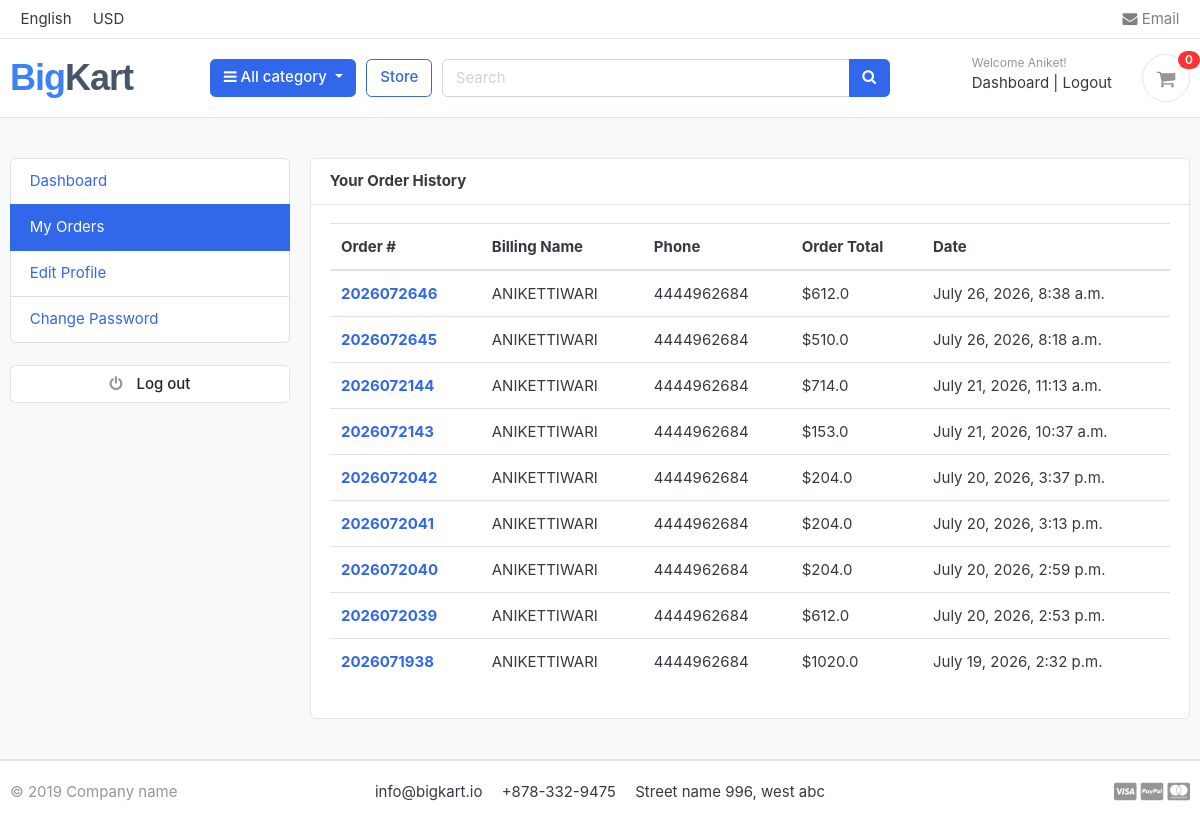
The page /accounts/my_orders/ (signed in) on the database its author committed.
### accounts/models.py (models this page shows, shortened)
class Account(AbstractBaseUser):
    first_name = models.CharField(max_length=50)
    last_name = models.CharField(max_length=50)
    username = models.CharField(max_length=50, unique=True)
    email = models.EmailField(max_length=100, unique=True)
    phone_number = models.CharField(max_length=50)
    date_joined = models.DateTimeField(auto_now_add=True)
    last_login = models.DateTimeField(auto_now_add=True)
    is_admin = models.BooleanField(default=False)
    is_active = models.BooleanField(default=False)
    is_staff = models.BooleanField(default=False)
    is_superadmin = models.BooleanField(default=False)
    USERNAME_FIELD = 'email'
    REQUIRED_FIELDS = ['username','first_name','last_name']
    objects = MyAccountManager()

### orders/models.py (models this page shows, shortened)
class Order(models.Model):
    STATUS = (
              ('New','New'),
              ('Accepted','Accepted'),
              ('Completed','Completed'),
              ('Canceled','Canceled'),
              )
    user = models.ForeignKey(Account, on_delete=models.SET_NULL,null=True)
    payment = models.ForeignKey(Payment, on_delete=models.SET_NULL, blank=True, null=True)
    order_number = models.CharField(max_length=20)
    first_name = models.CharField(max_length=50)
    last_name = models.CharField(max_length=50)
    phone = models.CharField(max_length=15)
    email = models.EmailField(max_length=50)
    address_line1 = models.CharField(max_length=50)
    address_line2 = models.CharField(max_length=50, blank=True)
    country = models.CharField(max_length=50)
    state = models.CharField(max_length=50)
    city = models.CharField(max_length=50)
    order_note = models.CharField(max_length=100, blank=True)
    order_total = models.FloatField()
    tax = models.FloatField()
    status = models.CharField(max_length=10, choices=STATUS, default='New')
    ip = models.CharField(max_length=20, blank=True)
    is_ordered = models.BooleanField(default=False)
    created_at = models.DateTimeField(auto_now_add=True)
    updated_at = models.DateTimeField(auto_now=True)
    def full_name(self):
        return f'{self.first_name}{self.last_name}'

### accounts/views.py (the view)
# urls.py: path('my_orders/', views.my_orders, name='my_orders'),
@login_required(login_url='login')
def my_orders(request):
    orders = Order.objects.filter(user=request.user, is_ordered=True).order_by('-created_at')
    context ={
        'orders':orders,
    }
    return render(request, 'accounts/my_orders.html', context)

### carts/context_processors.py (called while the page is built)
def counter(request):
    cart_count=0
    if 'admin' in request.path:
        return {}
    else:
        try:
            cart = Cart.objects.filter(cart_id=_cart_id(request))
            if request.user.is_authenticated:
                cart_items = CartItem.objects.all().filter(user= request.user)
            else:
                cart_items = CartItem.objects.all().filter(cart=cart[:1])
            for i in cart_items:
                cart_count +=i.quantity
        except Cart.DoesNotExist:
            cart_count=0
    return dict(cart_count=cart_count)

### carts/views.py (called while the page is built)
def _cart_id(request):
    cart = request.session.session_key
    if not cart:
        cart = request.session.create()
    return cart

### category/context_processors.py (called while the page is built)
def menu_links(request):
    links = Category.objects.all()
    return dict(links=links)

### category/models.py (called while the page is built)
    def get_url(self):
        return reverse('product_by_detail', args=[self.slug])

### orders/context_processors.py (called while the page is built)
def paypal_client_id(request):
    return {
        'paypal_client_id':settings.PAYPAL_CLIENT_ID
    }

### templates/accounts/my_orders.html
{% extends 'base.html' %}
{% block content %}
<section class="section-conten padding-y bg">
<div class="container">
	<div class="row">
{% include 'includes/dashboard_sidebar.html' %}
	<main class="col-md-9">
		<article class="card">
		<header class="card-header">
			<strong class="d-inline-block mr-3">Your Order History</strong>
		</header>
		<div class="card-body">
			<div class="row">
				<div class="col-md-12">
					<table class="table table-hover">
							<thead>
								<tr>
									<th scope="col">Order #</th>
									<th scope="col">Billing Name</th>
									<th scope="col">Phone</th>
									<th scope="col">Order Total</th>
									<th scope="col">Date</th>
								</tr>
							</thead>
							<tbody>
								{% for order in orders %}
								<tr>
								<th scope="row"><a href="{% url 'order_detail' order.order_number %}">{{ order.order_number }}</a></th>
									<td>{{ order.full_name }}</td>
									<td>{{ order.phone }}</td>
									<td>${{ order.order_total }}</td>
									<td>{{ order.created_at }}</td>
								</tr>
								{% endfor %}
							</tbody>
					</table>
				</div>
			</div>
		</div>
		</article>
	</main>
</div>
</div>
</section>
{% endblock %}

### templates/base.html (shortened to what this page needs)
{% load static %}
<!DOCTYPE HTML>
<html lang="en">
<head>
<link href="{% static 'css/bootstrap.css' %}" rel="stylesheet" type="text/css"/>
<link href="{% static 'fonts/fontawesome/css/all.min.css' %}" type="text/css" rel="stylesheet">
<link href="{% static 'css/ui.css' %}" rel="stylesheet" type="text/css"/>
<link href="{% static 'css/responsive.css' %}" rel="stylesheet" media="only screen and (max-width: 1200px)" />
<link href="{% static 'css/custom.css' %}" rel="stylesheet" type="text/css"/>
<link rel="stylesheet" href="https://cdnjs.cloudflare.com/ajax/libs/font-awesome/4.7.0/css/font-awesome.min.css">
</head>
<body>
{% include 'includes/navbar.html' %}
 {% block content %}
 {% endblock %}
{% include 'includes/footer.html' %}
 </body>
</html>

### templates/includes/navbar.html (shortened to what this page needs)
{% load static %}
<header class="section-header">
<nav class="navbar p-md-0 navbar-expand-sm navbar-light border-bottom">
<div class="container">
  <div class="collapse navbar-collapse" id="navbarTop4">
    <ul class="navbar-nav mr-auto">
    	<li class="nav-item dropdown">
		 	<a  class="nav-link">   English </a>
		</li>
		<li class="nav-item dropdown">
			<a  class="nav-link"> USD </a>
		</li>
    </ul>
    <ul class="navbar-nav">
		<li><a href="mailto:tiwarianiket005@gmail.com" class="nav-link"> <i class="fa fa-envelope"></i> Email </a></li>
	</ul>
  </div>
</div>
</nav>
<section class="header-main border-bottom">
	<div class="container">
<div class="row align-items-center">
	<div class="col-lg-2 col-md-3 col-6">
<a href="{% url 'home' %}" class="brand-logo-text">
    <span class="brand-blue">Big</span><span class="brand-grey">Kart</span>
</a>
	</div>
	<div class="col-lg col-sm col-md col-6 flex-grow-0">
		<div class="category-wrap dropdown d-inline-block float-right">
			<button type="button" class="btn btn-primary dropdown-toggle" data-toggle="dropdown">
				<i class="fa fa-bars"></i> All category
			</button>
		</div>
	</div>
	<a href="{% url 'store' %}" class="btn btn-outline-primary">Store</a>
	<div class="col-lg  col-md-6 col-sm-12 col">
		<form action="{% url 'search' %}" class="search" method="GET">
			<div class="input-group w-100">
			    <input type="text" class="form-control" style="width:60%;" placeholder="Search" name="keyword">
			    <div class="input-group-append">
			      <button class="btn btn-primary" type="submit">
			        <i class="fa fa-search"></i>
			      </button>
			    </div>
		    </div>
		</form>
	</div>
	<div class="col-lg-3 col-sm-6 col-8 order-2 order-lg-3">
				<div class="d-flex justify-content-end mb-3 mb-lg-0">
					{% if user.id is None %}
					<div class="widget-header">
						<small class="title text-muted">Welcome guest!</small>
						<div>
							<a href="{% url 'login' %}">Sign in</a> <span class="dark-transp"> | </span>
							<a href="{% url 'register' %}"> Register</a>
						</div>
					</div>
					{% else %}
						<div class="widget-header">
						<small class="title text-muted">Welcome {{ user.first_name }}!</small>
						<div>
							<a href="{% url 'dashboard' %}">Dashboard</a> <span class="dark-transp"> | </span>
							<a href="{% url 'logout' %}"> Logout</a>
						</div>
					</div>
					{% endif %}
					<a href="{% url 'cart' %}" class="widget-header pl-3 ml-3">
						<div class="icon icon-sm rounded-circle border"><i class="fa fa-shopping-cart"></i></div>
						<span class="badge badge-pill badge-danger notify">{{ cart_count }}</span>
					</a>
				</div>
			</div>
</div>
	</div>
</section>
</header>

### templates/includes/dashboard_sidebar.html
	<aside class="col-md-3">
		<ul class="list-group">
			<a class="list-group-item {% if '/accounts/' == request.path %}active {% endif %}" href="{% url 'dashboard' %}"> Dashboard </a>
			<a class="list-group-item {% if '/my_orders/' in request.path %}active {% endif %}" href="{% url 'my_orders' %}"> My Orders </a>
			<a class="list-group-item {% if '/edit_profile/' in request.path %}active {% endif %}" href="{% url 'edit_profile' %}"> Edit Profile </a>
			<a class="list-group-item {% if '/change_password/' in request.path %}active {% endif %}" href="{% url 'change_password' %}">Change Password </a>
		</ul>
		<br>
		<a class="btn btn-light btn-block" href="{% url 'logout' %}"> <i class="fa fa-power-off"></i> <span class="text">Log out</span> </a>
	</aside>

### templates/includes/footer.html (shortened to what this page needs)
<footer class="section-footer border-top">
	<div class="container">
		<section class="footer-bottom border-top row">
			<div class="col-md-2">
				<p class="text-muted"> &copy 2019 Company name </p>
			</div>
			<div class="col-md-8 text-md-center">
				<span  class="px-2">info@bigkart.io</span>
				<span  class="px-2">+878-332-9475</span>
				<span  class="px-2">Street name 996, west abc</span>
			</div>
			<div class="col-md-2 text-md-right text-muted">
				<i class="fab fa-lg fa-cc-visa"></i>
				<i class="fab fa-lg fa-cc-paypal"></i>
				<i class="fab fa-lg fa-cc-mastercard"></i>
			</div>
		</section>
	</div>
</footer>

### big_kart/static/css/ui.css (style rules this page uses)
html { font-family: "Inter", sans-serif; font-size: 15px; }
.icon-xs, .icon-sm, .icon-md, .icon-lg { display: inline-block; text-align: center; flex-shrink: 0; flex-grow: 0; }
.icon-sm { width: 48px; height: 48px; line-height: 48px !important; font-size: 20px; }
.padding-y { padding-top: 40px; padding-bottom: 40px; }
article:after, .form-group:after { display: block; clear: both; content: ""; }
.bg { background-color: #f8f9fa; }
p:last-child { margin-bottom: 0; }
.header-main { position: relative; padding-top: 1rem; padding-bottom: 1rem; }
.widget-header { display: inline-block; vertical-align: middle; position: relative; }
.widget-header a { color: #343a40; }
.widget-header i { color: #969696; }
.widget-header .title { display: block; }
.widget-header .notify { position: absolute; top: -3px; right: -10px; }
.footer-bottom { padding-top: 20px; padding-bottom: 20px; }
.btn-light { background-color: #fff; border-color: #e4e4e4; }
.btn-light i { color: #969696; }
.btn i + .text { margin-left: 10px; }
.notify { position: absolute; top: -4px; right: -10px; display: inline-block; padding: 0.25em 0.6em; font-size: 12px; line-height: 1; text-align: center; border-radius: 3rem; color: #fff; background-color: #fa3434; }

### big_kart/static/css/custom.css (style rules this page uses)
.brand-logo-text { font-size: 36px; font-weight: 900; font-family: sans-serif; text-decoration: none; letter-spacing: -1px; display: inline-block; vertical-align: middle; line-height: 1; }
.brand-blue { color: #3b82f6; }
.brand-grey { color: #475569; }

### rows shown on the page
Account: first_name "Aniket"
Order: order_number "2026072646", full_name "ANIKETTIWARI", phone "4444962684", order_total "612.0", created_at "July 26, 2026, 8:38 a.m."
Order: order_number "2026072645", full_name "ANIKETTIWARI", phone "4444962684", order_total "510.0", created_at "July 26, 2026, 8:18 a.m."
Order: order_number "2026072144", full_name "ANIKETTIWARI", phone "4444962684", order_total "714.0", created_at "July 21, 2026, 11:13 a.m."
Order: order_number "2026072143", full_name "ANIKETTIWARI", phone "4444962684", order_total "153.0", created_at "July 21, 2026, 10:37 a.m."
Order: order_number "2026072042", full_name "ANIKETTIWARI", phone "4444962684", order_total "204.0", created_at "July 20, 2026, 3:37 p.m."
Order: order_number "2026072041", full_name "ANIKETTIWARI", phone "4444962684", order_total "204.0", created_at "July 20, 2026, 3:13 p.m."
Order: order_number "2026072040", full_name "ANIKETTIWARI", phone "4444962684", order_total "204.0", created_at "July 20, 2026, 2:59 p.m."
Order: order_number "2026072039", full_name "ANIKETTIWARI", phone "4444962684", order_total "612.0", created_at "July 20, 2026, 2:53 p.m."
Order: order_number "2026071938", full_name "ANIKETTIWARI", phone "4444962684", order_total "1020.0", created_at "July 19, 2026, 2:32 p.m."

### other values the page prints
{{ cart_count }} "0"
